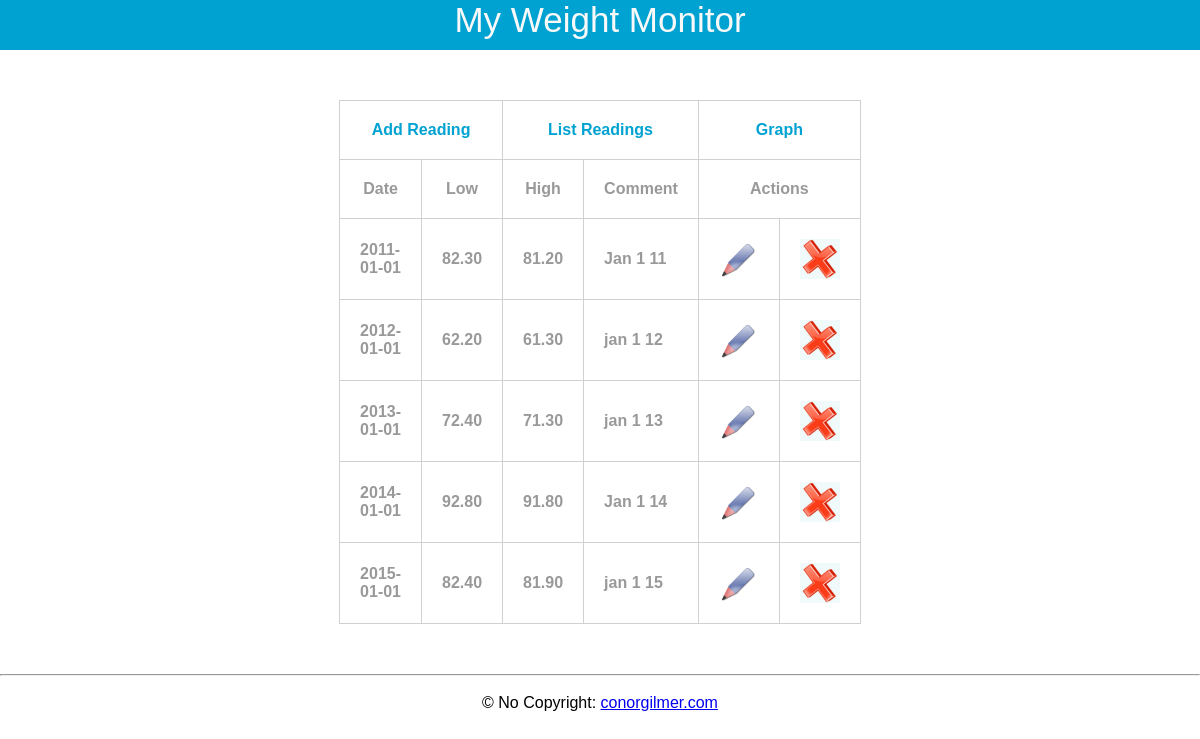
Screenshot of /php/weight/index.php with the database file from the repository.
### tables this page shows
CREATE TABLE IF NOT EXISTS `myweight` (
  `id` int(11) NOT NULL AUTO_INCREMENT,
  `low` float(5,2) NOT NULL,
  `high` float(5,2) NOT NULL,
  `date` date NOT NULL,
  `comment` varchar(25) NOT NULL,
  PRIMARY KEY (`id`)
);

### php/weight/dbMySql.php (called while the page is built, shortened)
<?php
class DB_con
{
 public function select()
 {
  $res=mysql_query("SELECT * FROM myweight");
  return $res;
 }
}
?>

### php/weight/index.php (the view, shortened to what this page needs)
<?php
include_once 'dbMySql.php';
$con = new DB_con();
$table = "myweight";
$res=$con->select($table);
?>
<html xmlns="http://www.w3.org/1999/xhtml">
<head>
<link rel="stylesheet" href="style.css" type="text/css" />
</head>
<?php include('header.php');  ?>
<div id="body">
	<div id="content">
    <table align="center">
    <tr>
    <th colspan="2"><a href="add_data.php">Add Reading</a></th>
    <th colspan="2"><a href="index.php">List Readings</a></th>
    <th colspan="2"><a href="genlines.php">Graph</a></th>
    </tr>
    <tr>
    <th>Date</th>
    <th>Low</th>
    <th>High</th>
    <th>Comment</th>
    <th colspan="2">Actions</th>
    </tr>
    <?php
	while($row=mysql_fetch_row($res))
	{
			?>
            <tr>
            <td><?php echo $row[3]; ?></td>
            <td><?php echo $row[2]; ?></td>
            <td><?php echo $row[1]; ?></td>
            <td><?php echo $row[4]; ?></td>
 <td align="center"><a href="javascript:edit_id(<?php echo $row[0]; ?>)"><img src="edit.png" width="40" height="40" alt="EDIT" /></a></td>
            <td align="center"><a href="javascript:del_id(<?php echo $row[0]; ?>)"><img src="delete.png" width="40" height="40" alt="DELETE" /></a></td>
            </tr>
            <?php
	}
	?>
    </table>
    </div>
</div>
<?php include('footer.php');  ?>

### php/weight/header.php
  <body>
<center>
<div id="header">
        <div id="content">
    <label>My Weight Monitor</label>
    </div>
</div>

### php/weight/footer.php
<div id="footer">
        <div id="content">
    <hr /><br/>
    <label>&copy; No Copyright: <a href="http://www.conorgilmer.com">conorgilmer.com</a></label>
    </div>
</div>
</center>
  </body>
</html>

### php/weight/style.css (style rules this page uses)
* { margin:0; padding:0; }
#header { width:100%; height:50px; background:#00a2d1; color:#f9f9f9; font-family:"Lucida Sans Unicode", "Lucida Grande", sans-serif; font-size:35px; text-align:center; }
#body { margin-top:50px; }
table { width:40%; font-family:Tahoma, Geneva, sans-serif; font-weight:bolder; color:#999; margin-bottom:80px; }
table a { text-decoration:none; color:#00a2d1; }
table,td,th { border-collapse:collapse; border:solid #d0d0d0 1px; padding:20px; }
#footer { margin-top:50px; position:relative; bottom:30px; font-family:Verdana, Geneva, sans-serif; }

### rows the page displays
myweight: date "2011-01-01", high "82.30", low "81.20", comment "Jan 1 11"
myweight: date "2012-01-01", high "62.20", low "61.30", comment "jan 1 12"
myweight: date "2013-01-01", high "72.40", low "71.30", comment "jan 1 13"
myweight: date "2014-01-01", high "92.80", low "91.80", comment "Jan 1 14"
myweight: date "2015-01-01", high "82.40", low "81.90", comment "jan 1 15"
